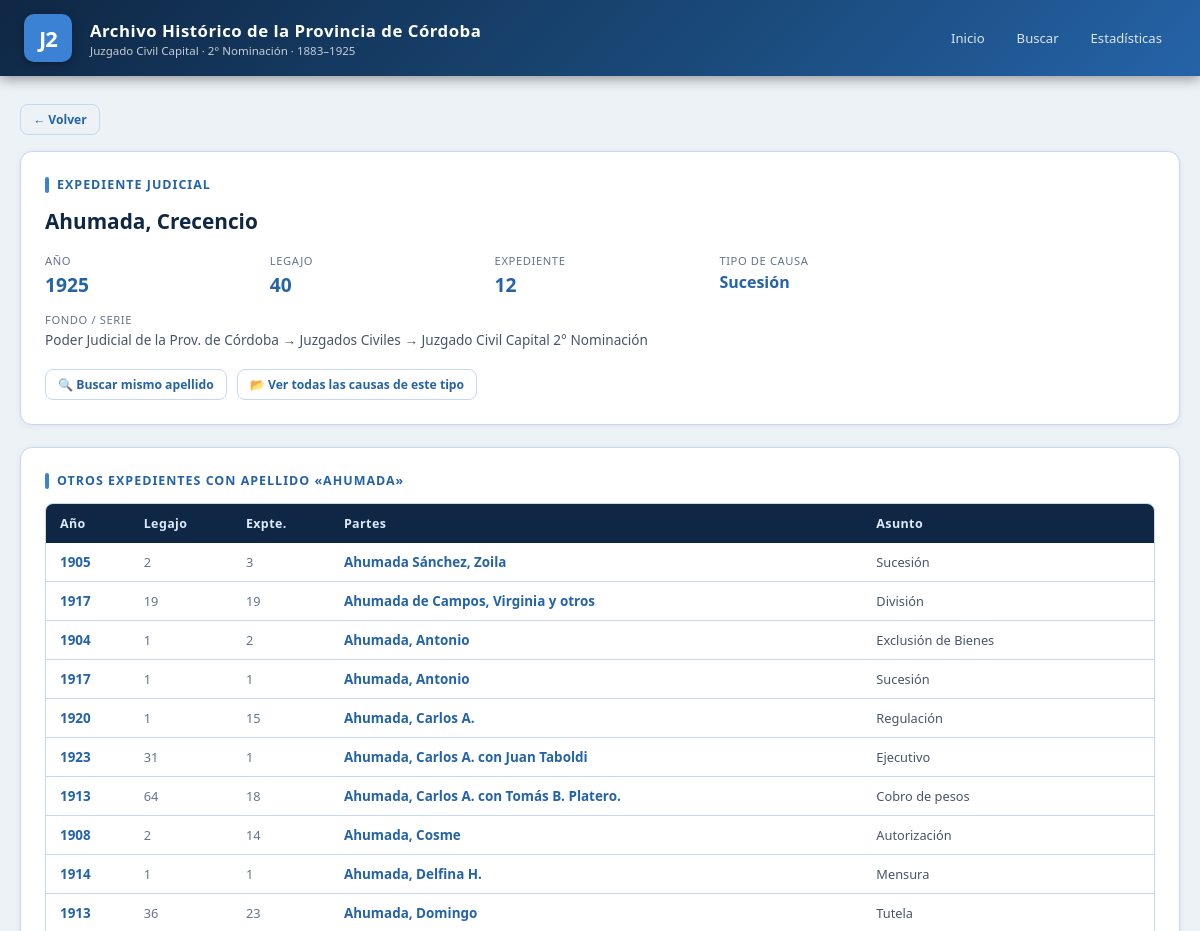
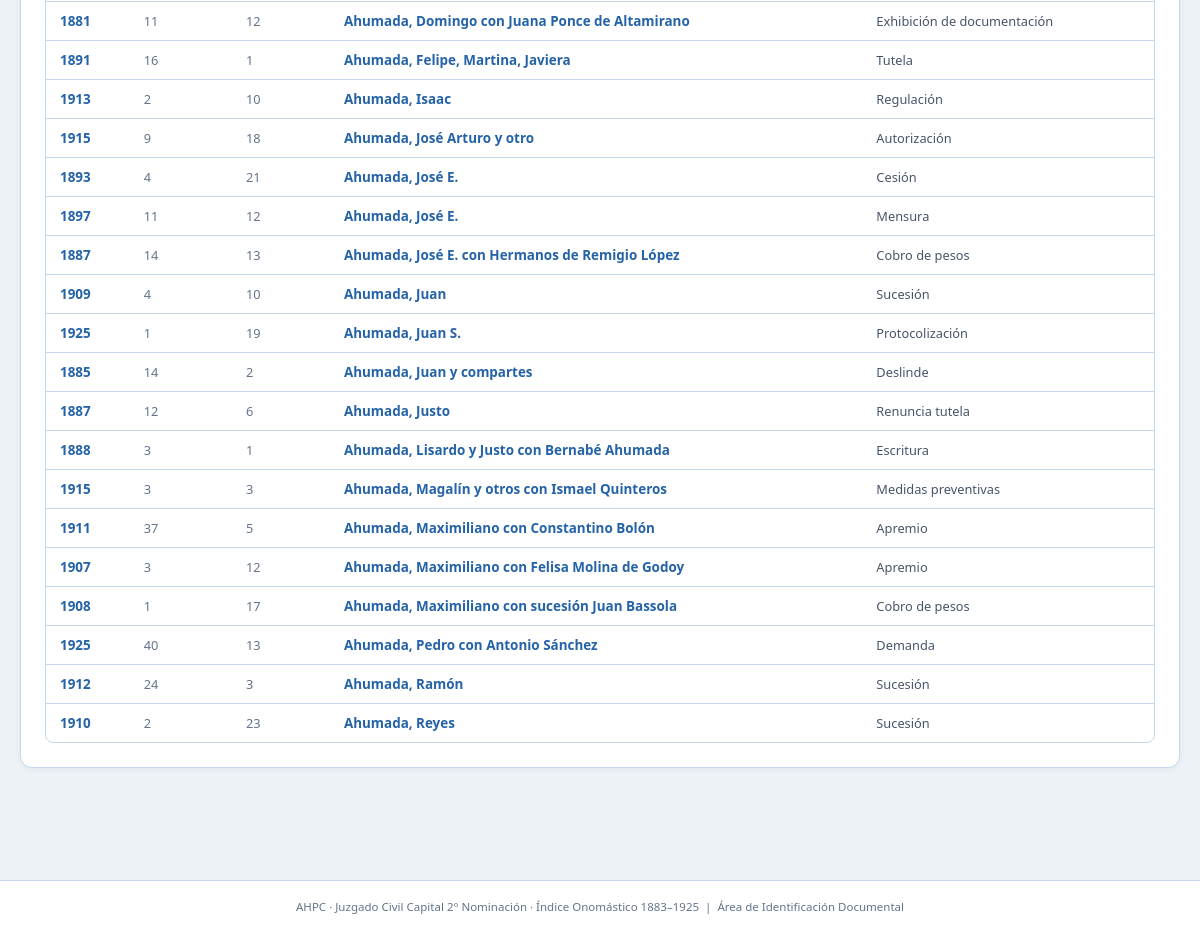
Screenshot of /detalle/13 with the database file from the repository (2 pictures, top to bottom).
### tables this page shows
CREATE TABLE registros (
    id INTEGER PRIMARY KEY AUTOINCREMENT,
    anio INTEGER, legajo TEXT, expediente TEXT,
    partes TEXT, causa TEXT);

### app.py (the view)
@app.route('/detalle/<int:rid>')
def detalle(rid):
    rows = query("SELECT * FROM registros WHERE id = ?", (rid,))
    if not rows:
        return "Registro no encontrado", 404
    reg = dict(rows[0])
    apellido = reg['partes'].split(',')[0].strip() if reg['partes'] else ''
    otros_partes = []
    if apellido:
        otros_partes = query("""SELECT id, anio, legajo, expediente, partes, causa
                                FROM registros WHERE partes LIKE ? AND id != ?
                                ORDER BY partes ASC, anio ASC LIMIT 50""",
                             (f"{apellido}%", rid))
    return render_template('detalle.html', reg=reg,
                           otros_partes=[dict(r) for r in otros_partes],
                           apellido=apellido)

### app.py (called while the page is built)
def get_db():
    conn = sqlite3.connect(DB_PATH)
    conn.row_factory = sqlite3.Row
    return conn

def query(sql, params=()):
    conn = get_db()
    cur = conn.cursor()
    cur.execute(sql, params)
    rows = cur.fetchall()
    conn.close()
    return rows

### templates/detalle.html (shortened to what this page needs)
{% extends "base.html" %}
{% block content %}
<div style="margin-bottom:16px;">
  <a href="javascript:history.back()" class="btn btn-outline btn-sm">← Volver</a>
</div>
<div class="card">
  <div class="card-title">Expediente judicial</div>
  <h2 style="font-size:1.3rem; font-weight:800; color:var(--navy); margin-bottom:18px;">{{ reg.partes }}</h2>
  <div style="display:grid; grid-template-columns:repeat(auto-fit,minmax(180px,1fr)); gap:14px;">
    <div>
      <div style="font-size:.7rem;text-transform:uppercase;letter-spacing:.6px;color:var(--steel);margin-bottom:3px;">Año</div>
      <div style="font-size:1.2rem;font-weight:700;color:var(--mid)">{{ reg.anio or '—' }}</div>
    </div>
    <div>
      <div style="font-size:.7rem;text-transform:uppercase;letter-spacing:.6px;color:var(--steel);margin-bottom:3px;">Legajo</div>
      <div style="font-size:1.2rem;font-weight:700;color:var(--mid)">{{ reg.legajo or '—' }}</div>
    </div>
    <div>
      <div style="font-size:.7rem;text-transform:uppercase;letter-spacing:.6px;color:var(--steel);margin-bottom:3px;">Expediente</div>
      <div style="font-size:1.2rem;font-weight:700;color:var(--mid)">{{ reg.expediente or '—' }}</div>
    </div>
    <div>
      <div style="font-size:.7rem;text-transform:uppercase;letter-spacing:.6px;color:var(--steel);margin-bottom:3px;">Tipo de causa</div>
      <div style="font-size:1rem;font-weight:600;color:var(--text)">
        {% if reg.causa and reg.causa != 'sin datos' %}
          <a href="/causa/{{ reg.causa|urlencode }}" class="row-link">{{ reg.causa }}</a>
        {% else %}
          {{ reg.causa or '—' }}
        {% endif %}
      </div>
    </div>
    <div style="grid-column:1/-1">
      <div style="font-size:.7rem;text-transform:uppercase;letter-spacing:.6px;color:var(--steel);margin-bottom:3px;">Fondo / Serie</div>
      <div style="font-size:.85rem;color:var(--muted)">Poder Judicial de la Prov. de Córdoba → Juzgados Civiles → Juzgado Civil Capital 2° Nominación</div>
    </div>
  </div>
  <div style="margin-top:20px; display:flex; gap:10px; flex-wrap:wrap;">
    <a href="/buscar?partes={{ reg.partes.split(',')[0]|urlencode }}" class="btn btn-outline btn-sm">🔍 Buscar mismo apellido</a>
    {% if reg.causa and reg.causa != 'sin datos' %}
    <a href="/causa/{{ reg.causa|urlencode }}" class="btn btn-outline btn-sm">📂 Ver todas las causas de este tipo</a>
    {% endif %}
  </div>
</div>
{% if otros_partes %}
<div class="card">
  <div class="card-title">Otros expedientes con apellido «{{ apellido }}»</div>
  <div class="table-wrap">
    <table>
      <thead><tr><th>Año</th><th>Legajo</th><th>Expte.</th><th>Partes</th><th>Asunto</th></tr></thead>
      <tbody>
      {% for o in otros_partes %}
      <tr>
        <td class="td-year">{{ o.anio or '—' }}</td>
        <td class="td-num">{{ o.legajo or '' }}</td>
        <td class="td-num">{{ o.expediente or '' }}</td>
        <td class="td-partes"><a href="/detalle/{{ o.id }}" class="row-link">{{ o.partes }}</a></td>
        <td class="td-causa">{{ o.causa or '' }}</td>
      </tr>
      {% endfor %}
      </tbody>
    </table>
  </div>
</div>
{% endif %}
{% endblock %}

### templates/base.html (style rules this page uses)
:root { --navy: #0f2744; --blue: #1a4a7a; --mid: #2563a8; --accent: #3b82d4; --light: #dbeafe; --pale: #f0f6ff; --steel: #64748b; --border: #c5d8f0; --white: #ffffff; --text: #1e293b; --muted: #475569; --hover: #eef5ff; --gold: #f59e0b; }
* { box-sizing: border-box; margin: 0; padding: 0; }
body { font-family: 'Segoe UI', system-ui, sans-serif; background: #edf2f7; color: var(--text); min-height: 100vh; }
.card { background: var(--white); border-radius: 12px; border: 1px solid var(--border); box-shadow: 0 1px 6px rgba(30,60,100,.07); padding: 24px; margin-bottom: 22px; }
.card-title { font-size: .78rem; font-weight: 700; text-transform: uppercase; letter-spacing: 1px; color: var(--mid); margin-bottom: 14px; display: flex; align-items: center; gap: 8px; }
.card-title::before { content: ''; display: inline-block; width: 4px; height: 16px; background: var(--accent); border-radius: 2px; }
.table-wrap { overflow-x: auto; border-radius: 8px; border: 1px solid var(--border); }
table { width: 100%; border-collapse: collapse; font-size: .84rem; }
thead { background: var(--navy); color: var(--light); }
thead th { padding: 11px 14px; text-align: left; font-weight: 600; font-size: .78rem; letter-spacing: .4px; white-space: nowrap; }
tbody tr { border-bottom: 1px solid var(--border); transition: background .12s; }
tbody tr:last-child { border-bottom: none; }
tbody td { padding: 10px 14px; vertical-align: top; }
.td-year { color: var(--mid); font-weight: 700; white-space: nowrap; }
.td-partes { font-weight: 600; color: var(--text); }
.td-causa { color: var(--muted); font-size: .8rem; }
.td-num { color: var(--steel); font-size: .8rem; }
.btn { display: inline-flex; align-items: center; gap: 6px; padding: 9px 18px; border-radius: 8px; border: none; font-size: .84rem; font-weight: 600; cursor: pointer; text-decoration: none; transition: all .18s; }
.btn-outline { background: transparent; color: var(--mid); border: 1.5px solid var(--border); }
.btn-sm { padding: 6px 12px; font-size: .76rem; }
a.row-link { color: var(--mid); text-decoration: none; }

### rows the page displays
registros: partes "Ahumada, Crecencio", anio "1925", legajo "40", expediente "12", causa "Sucesión"
registros: anio "1905", legajo "2", expediente "3", partes "Ahumada Sánchez, Zoila", causa "Sucesión"
registros: anio "1917", legajo "19", expediente "19", partes "Ahumada de Campos, Virginia y otros", causa "División"
registros: anio "1904", legajo "1", expediente "2", partes "Ahumada, Antonio", causa "Exclusión de Bienes"
registros: anio "1917", legajo "1", expediente "1", partes "Ahumada, Antonio", causa "Sucesión"
registros: anio "1920", legajo "1", expediente "15", partes "Ahumada, Carlos A.", causa "Regulación"
registros: anio "1923", legajo "31", expediente "1", partes "Ahumada, Carlos A. con Juan Taboldi", causa "Ejecutivo"
registros: anio "1913", legajo "64", expediente "18", partes "Ahumada, Carlos A. con Tomás B. Platero.", causa "Cobro de pesos"
registros: anio "1908", legajo "2", expediente "14", partes "Ahumada, Cosme", causa "Autorización"
registros: anio "1914", legajo "1", expediente "1", partes "Ahumada, Delfina H.", causa "Mensura"
registros: anio "1913", legajo "36", expediente "23", partes "Ahumada, Domingo", causa "Tutela"
registros: anio "1881", legajo "11", expediente "12", partes "Ahumada, Domingo con Juana Ponce de Altamirano", causa "Exhibición de documentación"
registros: anio "1891", legajo "16", expediente "1", partes "Ahumada, Felipe, Martina, Javiera", causa "Tutela"
registros: anio "1913", legajo "2", expediente "10", partes "Ahumada, Isaac", causa "Regulación"
registros: anio "1915", legajo "9", expediente "18", partes "Ahumada, José Arturo y otro", causa "Autorización"
registros: anio "1893", legajo "4", expediente "21", partes "Ahumada, José E.", causa "Cesión"
registros: anio "1897", legajo "11", expediente "12", partes "Ahumada, José E.", causa "Mensura"
registros: anio "1887", legajo "14", expediente "13", partes "Ahumada, José E. con Hermanos de Remigio López", causa "Cobro de pesos"
registros: anio "1909", legajo "4", expediente "10", partes "Ahumada, Juan", causa "Sucesión"
registros: anio "1925", legajo "1", expediente "19", partes "Ahumada, Juan S.", causa "Protocolización"
registros: anio "1885", legajo "14", expediente "2", partes "Ahumada, Juan y compartes", causa "Deslinde"
registros: anio "1887", legajo "12", expediente "6", partes "Ahumada, Justo", causa "Renuncia tutela"
registros: anio "1888", legajo "3", expediente "1", partes "Ahumada, Lisardo y Justo con Bernabé Ahumada", causa "Escritura"
registros: anio "1915", legajo "3", expediente "3", partes "Ahumada, Magalín y otros con Ismael Quinteros", causa "Medidas preventivas"
registros: anio "1911", legajo "37", expediente "5", partes "Ahumada, Maximiliano con Constantino Bolón", causa "Apremio"
registros: anio "1907", legajo "3", expediente "12", partes "Ahumada, Maximiliano con Felisa Molina de Godoy", causa "Apremio"
registros: anio "1908", legajo "1", expediente "17", partes "Ahumada, Maximiliano con sucesión Juan Bassola", causa "Cobro de pesos"
registros: anio "1925", legajo "40", expediente "13", partes "Ahumada, Pedro con Antonio Sánchez", causa "Demanda"
registros: anio "1912", legajo "24", expediente "3", partes "Ahumada, Ramón", causa "Sucesión"
registros: anio "1910", legajo "2", expediente "23", partes "Ahumada, Reyes", causa "Sucesión"

### other values shown
{{ apellido }} "AHUMADA"
